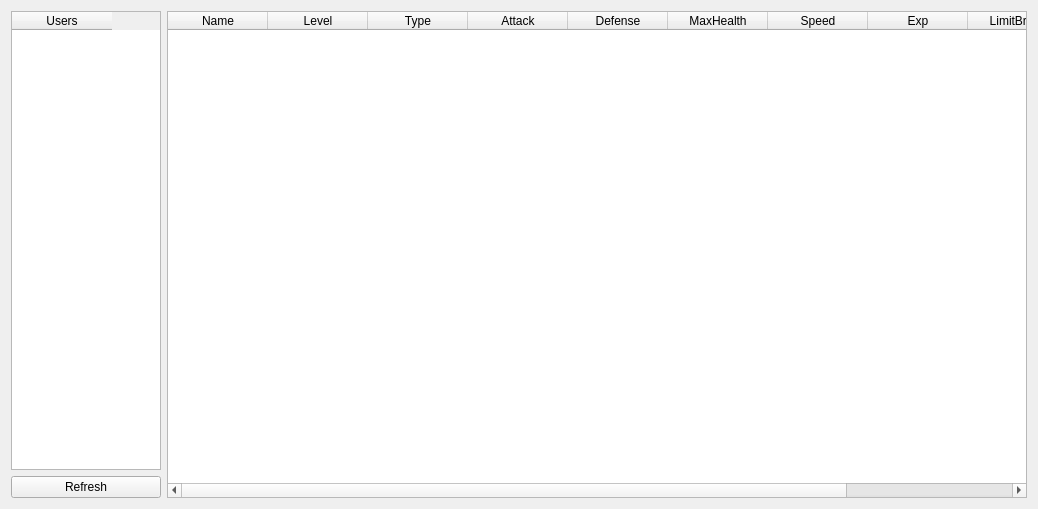
<?xml version="1.0" encoding="UTF-8"?>
<ui version="4.0">
 <class>Users</class>
 <widget class="QWidget" name="Users">
  <property name="geometry">
   <rect>
    <x>0</x>
    <y>0</y>
    <width>1038</width>
    <height>509</height>
   </rect>
  </property>
  <property name="windowTitle">
   <string>Form</string>
  </property>
  <layout class="QHBoxLayout" name="horizontalLayout">
   <item>
    <layout class="QVBoxLayout" name="verticalLayout">
     <item>
      <widget class="QTableWidget" name="tableWidget_users">
       <property name="sizePolicy">
        <sizepolicy hsizetype="Fixed" vsizetype="Expanding">
         <horstretch>0</horstretch>
         <verstretch>0</verstretch>
        </sizepolicy>
       </property>
       <property name="maximumSize">
        <size>
         <width>150</width>
         <height>16777215</height>
        </size>
       </property>
       <column>
        <property name="text">
         <string>Users</string>
        </property>
       </column>
      </widget>
     </item>
     <item>
      <widget class="QPushButton" name="pushButton_refresh">
       <property name="sizePolicy">
        <sizepolicy hsizetype="Preferred" vsizetype="Fixed">
         <horstretch>0</horstretch>
         <verstretch>0</verstretch>
        </sizepolicy>
       </property>
       <property name="text">
        <string>Refresh</string>
       </property>
      </widget>
     </item>
    </layout>
   </item>
   <item>
    <widget class="QTableWidget" name="tableWidget_monsters">
     <column>
      <property name="text">
       <string>Name</string>
      </property>
     </column>
     <column>
      <property name="text">
       <string>Level</string>
      </property>
     </column>
     <column>
      <property name="text">
       <string>Type</string>
      </property>
     </column>
     <column>
      <property name="text">
       <string>Attack</string>
      </property>
     </column>
     <column>
      <property name="text">
       <string>Defense</string>
      </property>
     </column>
     <column>
      <property name="text">
       <string>MaxHealth</string>
      </property>
     </column>
     <column>
      <property name="text">
       <string>Speed</string>
      </property>
     </column>
     <column>
      <property name="text">
       <string>Exp</string>
      </property>
     </column>
     <column>
      <property name="text">
       <string>LimitBreak</string>
      </property>
     </column>
     <column>
      <property name="text">
       <string>Rarity</string>
      </property>
     </column>
    </widget>
   </item>
  </layout>
 </widget>
 <resources/>
 <connections/>
</ui>
